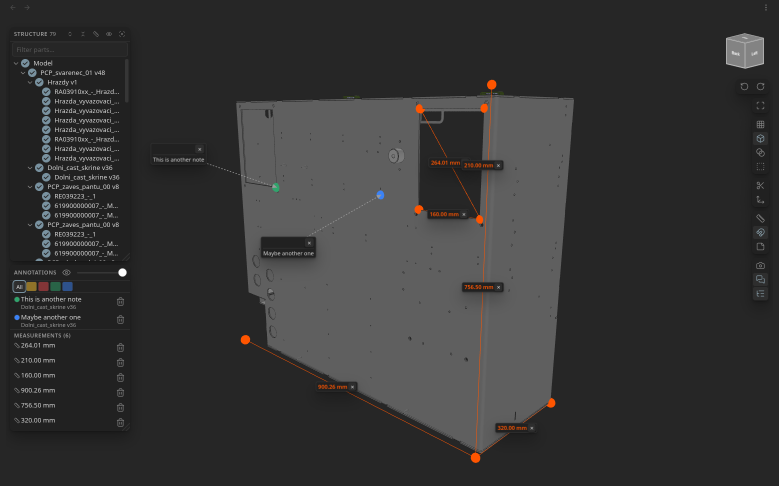
#> input picture packages/obsidian-settings/000010/added_files/.obsidian/plugins/cad-viewer/assets/1.png, 1557 x 971 px (shown at 1/2 size)
$ python -i regions.py   (imports and definitions only)
#> lines starting #> are read from the running program, lines starting #| are printed output that depends on the picture; after the words box and inside, x2 and y2 are one past the last pixel; in counts of white or black regions, pixels touching at a corner belong together
"""
位置合わせの基準領域（アンカー）候補の抽出。
図面の外枠・罫線で囲まれた枠・大きな矩形・線の密集領域を候補として返し、UIで選んだ領域を
/api/diff の anchor_region に渡すと、その範囲の特徴点を優先して位置合わせする。
"""

from __future__ import annotations

import cv2
import numpy as np

# 枠線候補を作るときに調べる「横線の組 × 縦線の組」の上限
MAX_FRAME_CANDIDATES = 200_000


def suggest_anchor_regions(image_bgr: np.ndarray, limit: int = 8) -> list[dict]:
    h, w = image_bgr.shape[:2]
    if h <= 0 or w <= 0:
        return []

    gray = cv2.cvtColor(image_bgr, cv2.COLOR_BGR2GRAY)
    hsv = cv2.cvtColor(image_bgr, cv2.COLOR_BGR2HSV)
    ink_mask = np.where((gray < 245) | (hsv[:, :, 1] > 35), 255, 0).astype(np.uint8)
    close_kernel = cv2.getStructuringElement(cv2.MORPH_RECT, (9, 9))
    ink_mask = cv2.morphologyEx(ink_mask, cv2.MORPH_CLOSE, close_kernel)

    regions: list[dict] = []
    content = _bbox_from_mask(ink_mask, w, h, padding=6)
    if content:
        regions.append({**content, "label": "全体枠候補", "score": 0.9})

    edge_mask = cv2.Canny(gray, 60, 160)
    edge_mask = cv2.dilate(edge_mask, np.ones((3, 3), np.uint8), iterations=1)
    regions.extend(_line_frame_regions(gray, w, h))
    regions.extend(_large_rectangular_regions(edge_mask, w, h))
    regions.extend(_dense_detail_regions(edge_mask, w, h))

    return _dedupe_regions(regions, w, h, limit)


def _bbox_from_mask(mask: np.ndarray, image_w: int, image_h: int, padding: int) -> dict | None:
    points = cv2.findNonZero(mask)
    if points is None:
        return None
    x, y, w, h = cv2.boundingRect(points)
    area_ratio = (w * h) / max(1, image_w * image_h)
    if area_ratio < 0.015:
        return None
    return _clip_region(x - padding, y - padding, w + padding * 2, h + padding * 2, image_w, image_h)


def _line_frame_regions(gray: np.ndarray, image_w: int, image_h: int) -> list[dict]:
    dark = cv2.inRange(gray, 0, 95)
    horizontal_kernel = cv2.getStructuringElement(cv2.MORPH_RECT, (max(20, image_w // 12), 1))
    vertical_kernel = cv2.getStructuringElement(cv2.MORPH_RECT, (1, max(20, image_h // 12)))
    horizontal = cv2.morphologyEx(dark, cv2.MORPH_OPEN, horizontal_kernel)
    vertical = cv2.morphologyEx(dark, cv2.MORPH_OPEN, vertical_kernel)

    horizontal_lines = _line_components(horizontal, "horizontal", image_w, image_h)
    vertical_lines = _line_components(vertical, "vertical", image_w, image_h)
    horizontal_lines, vertical_lines = _limit_frame_candidates(horizontal_lines, vertical_lines)
    if len(horizontal_lines) < 2 or len(vertical_lines) < 2:
        return []

    # 縦線の組（左 < 右）を、元の二重ループと同じ順序（left_index 昇順 → right 昇順）で配列にする。
    # 上下の横線の組ごとに、全ての左右の組を numpy で一括判定する（判定式・出力順は従来と同じ）。
    left_idx, right_idx = np.triu_indices(len(vertical_lines), k=1)
    v_center = np.array([line["center"] for line in vertical_lines], dtype=np.int64)
    v_start = np.array([line["start"] for line in vertical_lines], dtype=np.int64)
    v_end = np.array([line["end"] for line in vertical_lines], dtype=np.int64)
    left_center, right_center = v_center[left_idx], v_center[right_idx]
    frame_w = right_center - left_center
    pair_min_end = np.minimum(v_end[left_idx], v_end[right_idx])
    pair_max_start = np.maximum(v_start[left_idx], v_start[right_idx])
    wide_enough = frame_w >= image_w * 0.18

    regions = []
    image_area = image_w * image_h
    for top_index, top in enumerate(horizontal_lines):
        for bottom in horizontal_lines[top_index + 1 :]:
            frame_h = bottom["center"] - top["center"]
            if frame_h < image_h * 0.18:
                continue
            # _lines_form_frame と同じ判定（横線が左右の縦線間の72%以上、縦線が上下の横線間の72%以上を覆う）
            horizontal_overlap = (
                np.minimum(min(top["end"], bottom["end"]), right_center + 8)
                - np.maximum(max(top["start"], bottom["start"]), left_center - 8)
            )
            vertical_overlap = np.minimum(pair_min_end, bottom["center"] + 8) - np.maximum(pair_max_start, top["center"] - 8)
            frames = (
                wide_enough
                & (frame_w > 0)
                & (horizontal_overlap >= frame_w * 0.72)
                & (vertical_overlap >= frame_h * 0.72)
            )
            for pair in np.flatnonzero(frames):
                left = vertical_lines[left_idx[pair]]
                region = _clip_region(
                    left["center"] - 4,
                    top["center"] - 4,
                    int(frame_w[pair]) + 8,
                    frame_h + 8,
                    image_w,
                    image_h,
                )
                area_ratio = (region["width"] * region["height"]) / max(1, image_area)
                if area_ratio < 0.03 or area_ratio > 0.96:
                    continue
                score = min(0.985, 0.9 + area_ratio * 0.12)
                regions.append({**region, "label": "枠線候補", "score": score})
    return regions


def _limit_frame_candidates(horizontal_lines: list[dict], vertical_lines: list[dict]) -> tuple[list[dict], list[dict]]:
    """枠の候補（横線の組 × 縦線の組）が多すぎる場合だけ、短い線から除いて上限に収める。

    方眼のグラフや罫線の多い表では組み合わせが数千万になり、候補抽出が数分以上止まっていた。
    通常の図面（線が数十本まで）は上限に届かず、結果は変わらない。
    """
    def pair_count(lines: list[dict]) -> int:
        return len(lines) * (len(lines) - 1) // 2

    horizontal = list(horizontal_lines)
    vertical = list(vertical_lines)
    while pair_count(horizontal) * pair_count(vertical) > MAX_FRAME_CANDIDATES:
        target = horizontal if pair_count(horizontal) >= pair_count(vertical) else vertical
        shortest = min(range(len(target)), key=lambda index: (target[index]["length"], target[index]["area"]))
        target.pop(shortest)
    return horizontal, vertical


def _line_components(mask: np.ndarray, orientation: str, image_w: int, image_h: int) -> list[dict]:
    _, _, stats, _ = cv2.connectedComponentsWithStats(mask)
    lines = []
    for x, y, w, h, area in stats[1:]:
        if orientation == "horizontal":
            if w < image_w * 0.25 or h > 8:
                continue
            lines.append({"start": int(x), "end": int(x + w), "center": int(y + h // 2), "length": int(w), "area": int(area)})
        else:
            if h < image_h * 0.25 or w > 8:
                continue
            lines.append({"start": int(y), "end": int(y + h), "center": int(x + w // 2), "length": int(h), "area": int(area)})
    return sorted(lines, key=lambda item: item["center"])


def _large_rectangular_regions(mask: np.ndarray, image_w: int, image_h: int) -> list[dict]:
    contours, _ = cv2.findContours(mask, cv2.RETR_EXTERNAL, cv2.CHAIN_APPROX_SIMPLE)
    regions = []
    image_area = image_w * image_h
    for contour in contours:
        area = cv2.contourArea(contour)
        if area < image_area * 0.025:
            continue
        x, y, w, h = cv2.boundingRect(contour)
        fill_ratio = area / max(1, w * h)
        if w < image_w * 0.18 or h < image_h * 0.18:
            continue
        if fill_ratio < 0.03:
            continue
        score = min(0.9, 0.58 + area / max(1, image_area))
        regions.append({**_clip_region(x - 4, y - 4, w + 8, h + 8, image_w, image_h), "label": "枠候補", "score": score})
    return regions


def _dense_detail_regions(mask: np.ndarray, image_w: int, image_h: int) -> list[dict]:
    regions = []
    image_area = image_w * image_h
    for cols, rows, base_score in ((3, 3, 0.68), (4, 4, 0.62)):
        cell_w = image_w / cols
        cell_h = image_h / rows
        scored = []
        for row in range(rows):
            for col in range(cols):
                x1 = int(round(col * cell_w))
                y1 = int(round(row * cell_h))
                x2 = int(round((col + 1) * cell_w))
                y2 = int(round((row + 1) * cell_h))
                cell = mask[y1:y2, x1:x2]
                density = float(np.count_nonzero(cell)) / max(1, cell.size)
                if density <= 0.015:
                    continue
                scored.append((density, x1, y1, x2 - x1, y2 - y1))
        for density, x, y, w, h in sorted(scored, reverse=True)[:3]:
            pad_x = int(w * 0.18)
            pad_y = int(h * 0.18)
            region = _clip_region(x - pad_x, y - pad_y, w + pad_x * 2, h + pad_y * 2, image_w, image_h)
            if region["width"] * region["height"] < image_area * 0.04:
                continue
            regions.append({**region, "label": "特徴密度候補", "score": min(0.86, base_score + density)})
    return regions


def _dedupe_regions(regions: list[dict], image_w: int, image_h: int, limit: int) -> list[dict]:
    """スコアの高い順に、既に選んだ候補と大きく重なる（IoU > 0.72）ものを除いて最大 limit 件選ぶ。"""
    normalized = []
    for region in regions:
        clipped = _clip_region(region["x"], region["y"], region["width"], region["height"], image_w, image_h)
        if clipped["width"] < 20 or clipped["height"] < 20:
            continue
        normalized.append({**clipped, "label": region["label"], "score": float(region["score"])})

    selected: list[dict] = []
    for region in sorted(normalized, key=lambda item: item["score"], reverse=True):
        if any(_iou(region, existing) > 0.72 for existing in selected):
            continue
        selected.append(region)
        # 返すのは先頭 limit 件だけなので、それ以上は比較しない（候補が多い画像で二乗の計算量になるため）
        if len(selected) >= limit:
            break
    return selected


def _clip_region(x: int, y: int, width: int, height: int, image_w: int, image_h: int) -> dict:
    x1 = max(0, min(image_w - 1, int(round(x))))
    y1 = max(0, min(image_h - 1, int(round(y))))
    x2 = max(x1 + 1, min(image_w, int(round(x + width))))
    y2 = max(y1 + 1, min(image_h, int(round(y + height))))
    return {"x": x1, "y": y1, "width": x2 - x1, "height": y2 - y1}


def _iou(a: dict, b: dict) -> float:
    ax2 = a["x"] + a["width"]
    ay2 = a["y"] + a["height"]
    bx2 = b["x"] + b["width"]
    by2 = b["y"] + b["height"]
    ix1 = max(a["x"], b["x"])
    iy1 = max(a["y"], b["y"])
    ix2 = min(ax2, bx2)
    iy2 = min(ay2, by2)
    inter = max(0, ix2 - ix1) * max(0, iy2 - iy1)
    union = a["width"] * a["height"] + b["width"] * b["height"] - inter
    return inter / union if union else 0.0

>>> import cv2
>>> picture = cv2.imread('../../../../../obsidian-settings/000010/added_files/.obsidian/plugins/cad-viewer/assets/1.png')
#> picture is the input picture: shape (971, 1557, 3); mean B, G, R 52, 52.2, 52.6
>>> result = suggest_anchor_regions(picture)
#> in suggest_anchor_regions, `ink_mask = np.where((gray < 245) | (hsv[:, :, 1] > 35), 255, 0).astype..`:
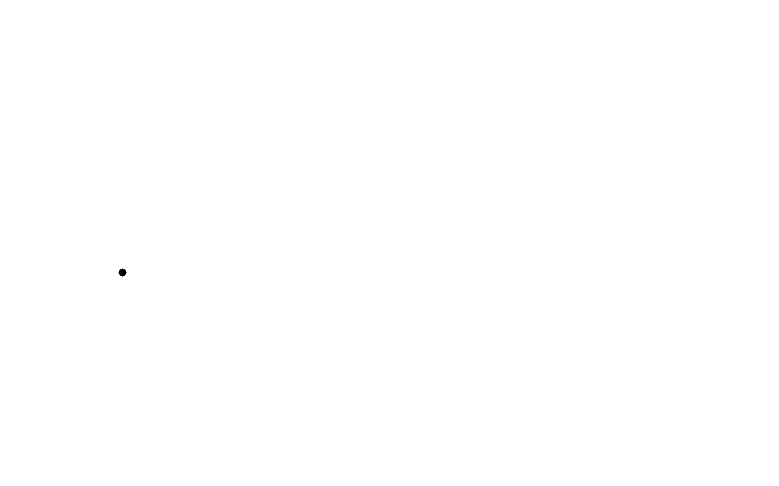
#> ink_mask: shape (971, 1557) (shown at 1/2 size); 100% white; 1 black region, box (x1, y1, x2, y2) and area: (237, 537, 253, 553) 180
#> in _bbox_from_mask, `points = cv2.findNonZero(mask)`: points = contour of 1511707 points, box (x1, y1, x2, y2) (0, 0, 1557, 971), area 0
#> in _bbox_from_mask, `x, y, w, h = cv2.boundingRect(points)`: x = 0; w = 1557; h = 971
#> in _bbox_from_mask, `area_ratio = (w * h) / max(1, image_w * image_h)`: area_ratio = 1
#> in suggest_anchor_regions, `content = _bbox_from_mask(ink_mask, w, h, padding=6)`: content = {'x': 0, 'y': 0, 'width': 1557, 'height': 971}
#> in suggest_anchor_regions, `edge_mask = cv2.Canny(gray, 60, 160)`:
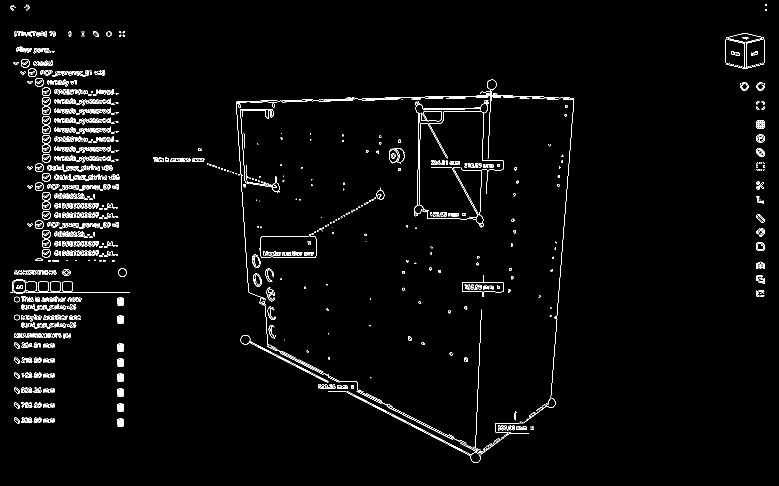
#> edge_mask: shape (971, 1557) (shown at 1/2 size); 2.3% white in thin lines or dots
#> in suggest_anchor_regions, `edge_mask = cv2.dilate(edge_mask, np.ones((3, 3), np.uint8), iteration..`:
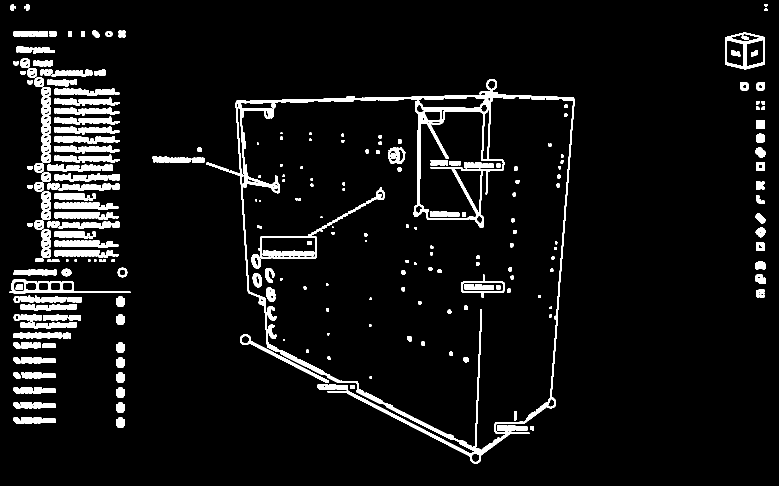
#> edge_mask: shape (971, 1557) (shown at 1/2 size); 6.6% white; 253 white regions (11 under 20 px), largest, box (x1, y1, x2, y2) and area: (470, 158, 1149, 927) 25096, (517, 374, 770, 517) 2275, (83, 174, 102, 326) 2192
#> in _line_frame_regions, `dark = cv2.inRange(gray, 0, 95)`:
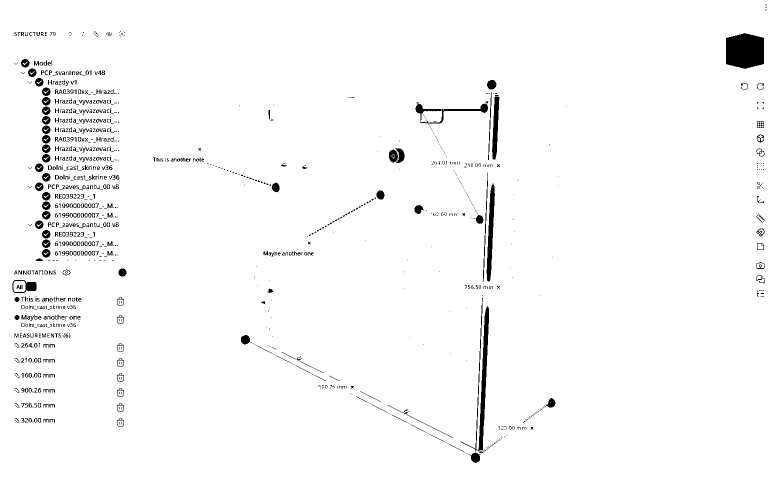
#> dark: shape (971, 1557) (shown at 1/2 size); 97.6% white; 1110 black regions (715 under 20 px), largest, box (x1, y1, x2, y2) and area: (1452, 66, 1528, 138) 4686, (921, 596, 1000, 926) 3369, (973, 367, 990, 563) 1705
#> in _line_frame_regions, `horizontal = cv2.morphologyEx(dark, cv2.MORPH_OPEN, horizontal_kernel)`:
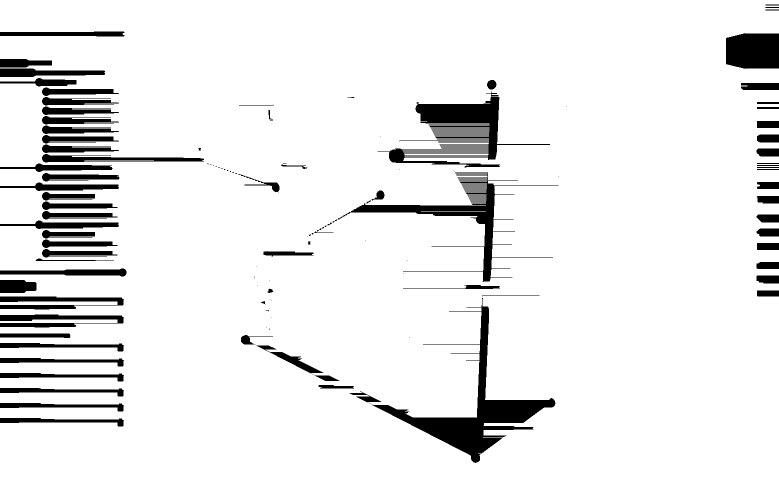
#> horizontal: shape (971, 1557) (shown at 1/2 size); 91.6% white; 135 black regions (53 under 20 px), largest, box (x1, y1, x2, y2) and area: (744, 596, 1111, 926) 18954, (755, 183, 1100, 335) 14049, (675, 345, 1117, 564) 10427
#> in _line_frame_regions, `vertical = cv2.morphologyEx(dark, cv2.MORPH_OPEN, vertical_kernel)`:
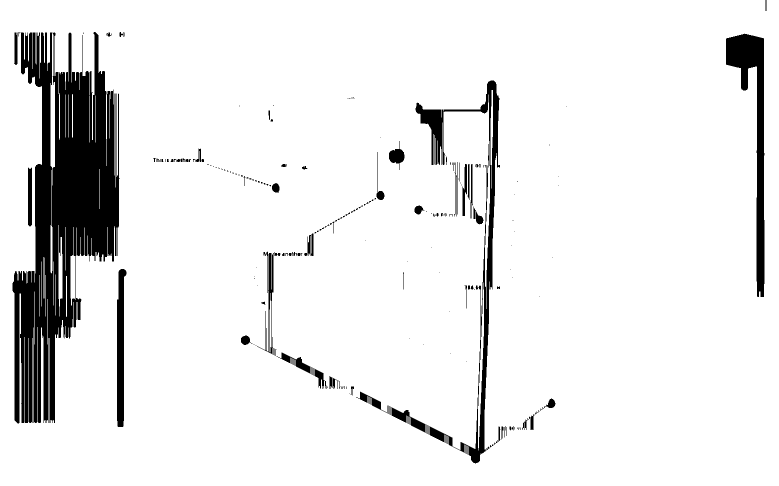
#> vertical: shape (971, 1557) (shown at 1/2 size); 91.5% white; 197 black regions (131 under 20 px)
#> in _line_components, `_, _, stats, _ = cv2.connectedComponentsWithStats(mask)`: stats = 13 rows, first 6: [0, 9, 1557, 917, 127093], [0, 0, 1557, 971, 1380072], [805, 300, 172, 1, 172], [806, 302, 171, 1, 171], [807, 304, 170, 1, 170], [808, 306, 169, 1, 169]
#> the loop in _line_components, `for x, y, w, h, area in stats[1:]:` made 12 passes
#> (x, y, w, h, area) on passes 1 to 8: (0, 0, 1557, 971, 1380072), (805, 300, 172, 1, 172), (806, 302, 171, 1, 171), (807, 304, 170, 1, 170), (808, 306, 169, 1, 169), (809, 308, 168, 2, 336), (809, 311, 167, 1, 167), (809, 313, 167, 1, 167)
#> after the loop in _line_components, `for x, y, w, h, area in stats[1:]:`: lines = []
#> in _line_components (call 2), `_, _, stats, _ = cv2.connectedComponentsWithStats(mask)`: stats = 26 rows, first 6: [25, 0, 1508, 927, 128580], [0, 0, 1557, 971, 1376874], [78, 72, 1, 85, 85], [981, 180, 5, 197, 618], [118, 186, 2, 94, 182], [130, 189, 1, 86, 86]
#> the loop in _line_components (call 2), `for x, y, w, h, area in stats[1:]:` made 25 passes
#> (x, y, w, h, area) on passes 1 to 8: (0, 0, 1557, 971, 1376874), (78, 72, 1, 85, 85), (981, 180, 5, 197, 618), (118, 186, 2, 94, 182), (130, 189, 1, 86, 86), (137, 189, 1, 86, 86), (144, 188, 2, 87, 173), (178, 191, 1, 94, 94)
#> in _line_frame_regions, `vertical_lines = _line_components(vertical, "vertical", image_w, image..`: vertical_lines = []
#> in _large_rectangular_regions, `contours, _ = cv2.findContours(mask, cv2.RETR_EXTERNAL, cv2.CHAIN_APPR..`: contours = 138 contours, 6 with area under 20; largest, box (x1, y1, x2, y2) and area: (470, 158, 1149, 927) 388908, (1450, 65, 1530, 139) 5039, (19, 558, 261, 588) 3154, (83, 174, 102, 326) 2454, (27, 628, 154, 658) 1542
#> the loop in _large_rectangular_regions, `for contour in contours:` made 138 passes
#> area on passes 1 to 8: 52.5, 174.5, 356.5, 218.5, 261, 577, 218.5, 261
#> after the loop in _large_rectangular_regions, `for contour in contours:`: regions = 1 item
#> after the loop in _dense_detail_regions, `for cols, rows, base_score in ((3, 3, 0.68), (4, 4, 0.62)):`: regions = 6 items
#> the loop in _dedupe_regions, `for region in regions:` made 8 passes
#> (x1 in _clip_region, y1 in _clip_region, x2 in _clip_region, y2 in _clip_region, clipped) on passes 2, 3, 5, 6, 7: (466, 154, 1153, 931, {'x': 466, 'y': 154, 'width': 687, 'height': 777}), (0, 266, 612, 705, {'x': 0, 'y': 266, 'width': 612, 'height': 439}), (426, 266, 1131, 705, {'x': 426, 'y': 266, 'width': 705, 'height': 439}), (0, 200, 459, 529, {'x': 0, 'y': 200, 'width': 459, 'height': 329}), (0, 443, 459, 771, {'x': 0, 'y': 443, 'width': 459, 'height': 328})
#> after the loop in _dedupe_regions, `for region in regions:`: normalized = 8 items
#> the loop in _dedupe_regions, `for region in sorted(normalized, key=lambda item: item["score"], rever..` made 8 passes
#> result = 8 items
